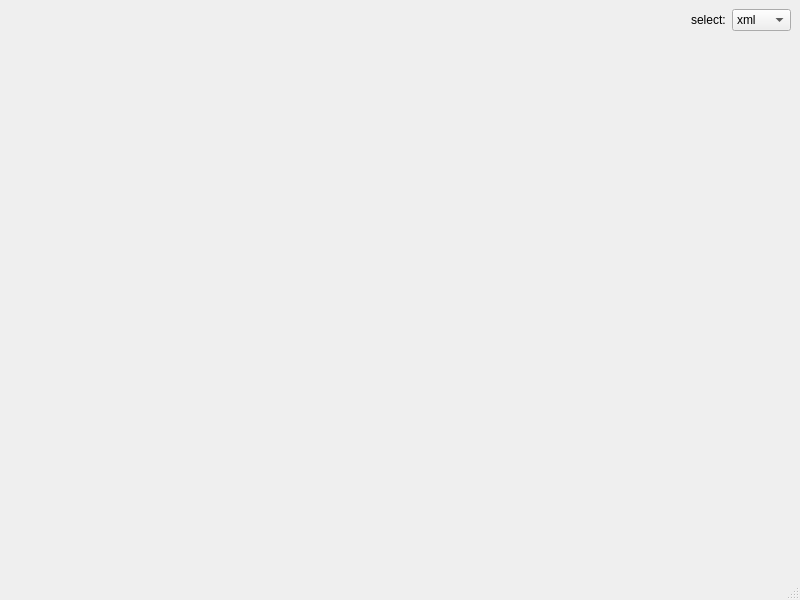
<?xml version="1.0" encoding="UTF-8"?>
<ui version="4.0">
 <class>MainWindow</class>
 <widget class="QMainWindow" name="MainWindow">
  <property name="geometry">
   <rect>
    <x>0</x>
    <y>0</y>
    <width>800</width>
    <height>600</height>
   </rect>
  </property>
  <property name="windowTitle">
   <string>MainWindow</string>
  </property>
  <widget class="QWidget" name="centralwidget">
   <layout class="QGridLayout" name="gridLayout">
    <item row="1" column="0">
     <spacer name="horizontalSpacer_2">
      <property name="orientation">
       <enum>Qt::Horizontal</enum>
      </property>
      <property name="sizeHint" stdset="0">
       <size>
        <width>40</width>
        <height>20</height>
       </size>
      </property>
     </spacer>
    </item>
    <item row="1" column="2">
     <layout class="QHBoxLayout" name="horizontalLayout">
      <item>
       <widget class="QLabel" name="label">
        <property name="text">
         <string>select:</string>
        </property>
       </widget>
      </item>
      <item>
       <widget class="QComboBox" name="comboBoxselect">
        <item>
         <property name="text">
          <string>xml</string>
         </property>
        </item>
        <item>
         <property name="text">
          <string>json</string>
         </property>
        </item>
        <item>
         <property name="text">
          <string>sqlite</string>
         </property>
        </item>
       </widget>
      </item>
     </layout>
    </item>
    <item row="2" column="2">
     <spacer name="verticalSpacer_2">
      <property name="orientation">
       <enum>Qt::Vertical</enum>
      </property>
      <property name="sizeHint" stdset="0">
       <size>
        <width>20</width>
        <height>40</height>
       </size>
      </property>
     </spacer>
    </item>
    <item row="1" column="1">
     <spacer name="horizontalSpacer">
      <property name="orientation">
       <enum>Qt::Horizontal</enum>
      </property>
      <property name="sizeHint" stdset="0">
       <size>
        <width>40</width>
        <height>20</height>
       </size>
      </property>
     </spacer>
    </item>
   </layout>
  </widget>
  <widget class="QMenuBar" name="menubar">
   <property name="geometry">
    <rect>
     <x>0</x>
     <y>0</y>
     <width>800</width>
     <height>26</height>
    </rect>
   </property>
  </widget>
  <widget class="QStatusBar" name="statusbar"/>
 </widget>
 <resources/>
 <connections/>
</ui>
